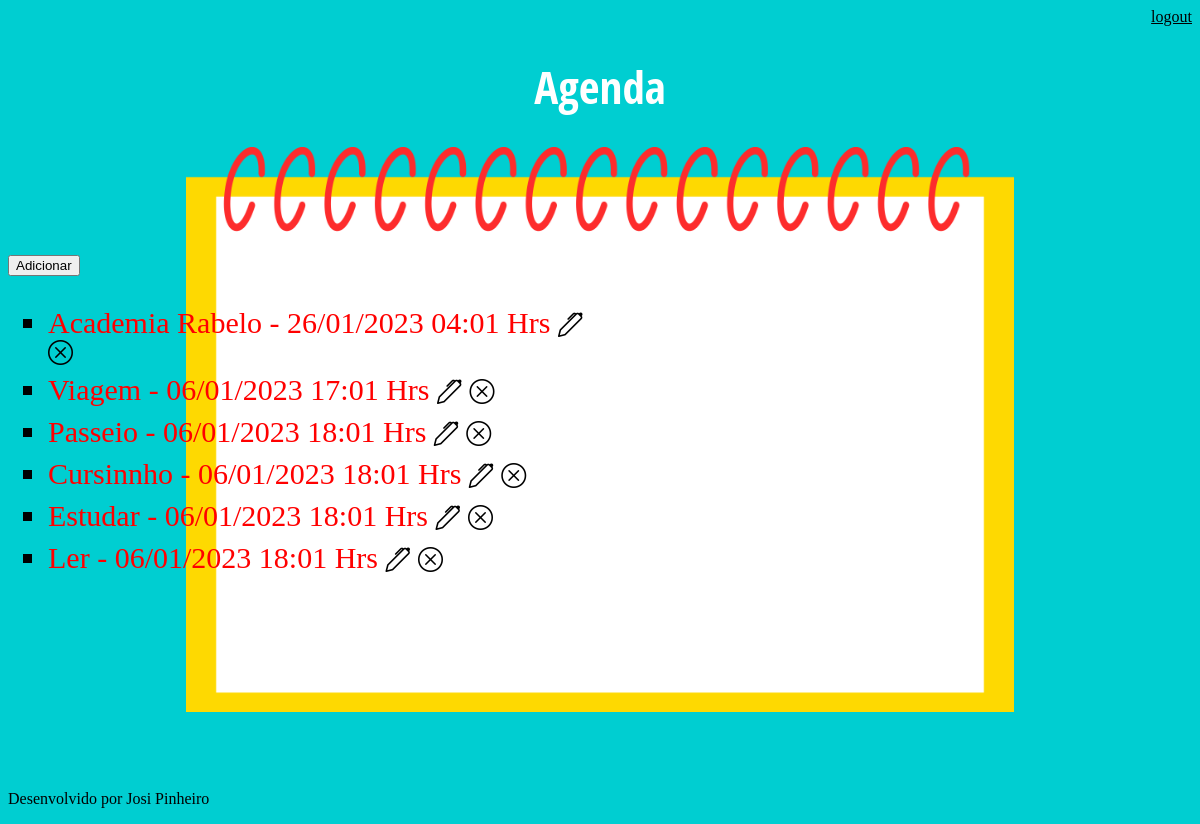
The page /agenda/ (signed in) on the database as committed earlier.
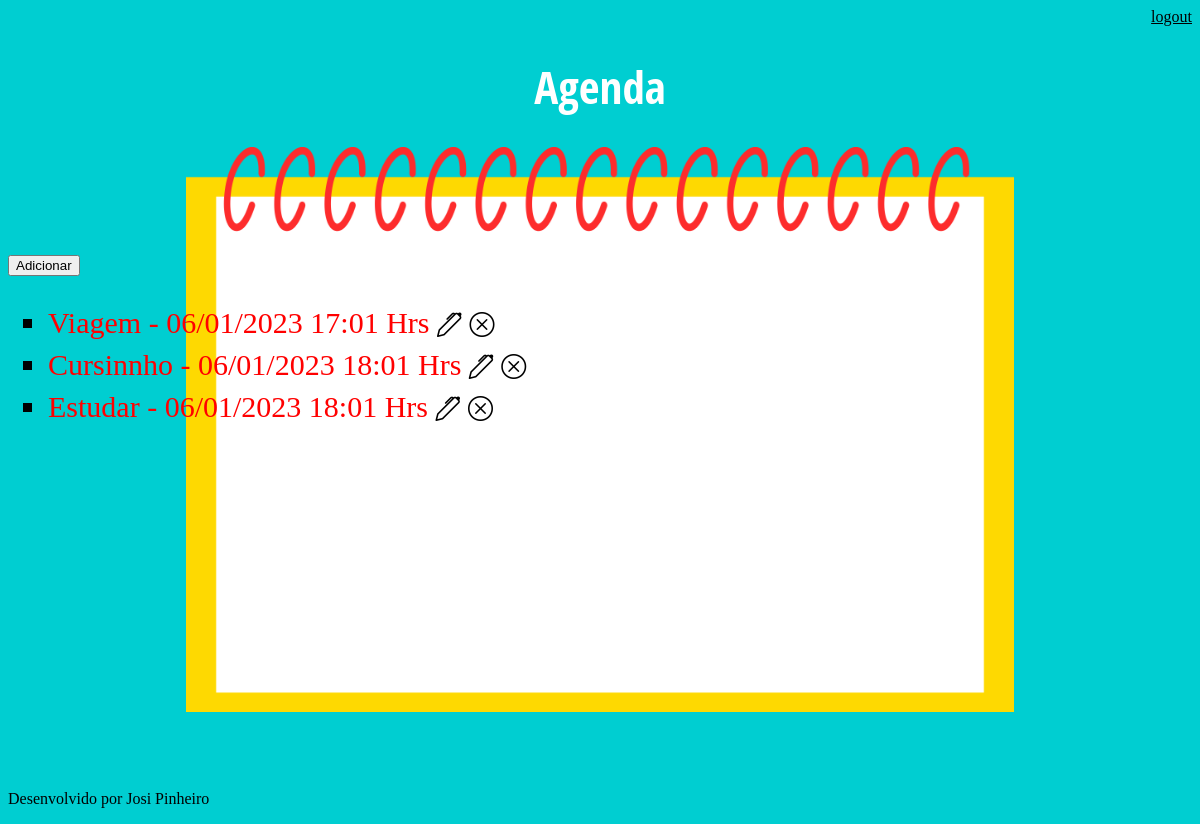
The same page on the database as committed later.
### core/models.py (models this page shows, shortened)
class Evento(models.Model):
    titulo = models.CharField(max_length=100)
    descricao = models.TextField(blank=True, null=True)
    data_evento = models.DateTimeField(verbose_name='Data do Evento')
    data_criacao = models.DateTimeField(auto_now=True, verbose_name='Data de Criação')
    usuario = models.ForeignKey(User, on_delete=models.CASCADE)
    class Meta:
        db_table = 'evento'
    def get_data_evento(self):
        return self.data_evento.strftime('%d/%m/%Y %H:%m Hrs')
    def get_evento_atrasado(self):
        if self.data_evento < datetime.now() :
            return True
        else:
            return False

### core/views.py (the view)
# urls.py: path('agenda/', views.lista_eventos),
@login_required(login_url='/login/')
def lista_eventos(request):
    user = request.user
    data_atual = datetime.now()
    evento = Evento.objects.filter(usuario=user)
    dados = {'eventos': evento}
    return render(request, 'agenda.html', dados )

### templates/agenda.html
{% extends "model_page.html" %}
{% block content %}
<div class="divagenda1">
    <a href="evento/">
        <button type="button">Adicionar</button>
    </a>
    <ul>
        {% for evento in eventos %}
            <li>
                <div {% if evento.get_evento_atrasado %}
                            style= "color:red"
                     {% endif %}>
                    {{evento.titulo}} - {{evento.get_data_evento}}
                    <a href="evento/?id={{evento.id}}" ><i style="font-size: 25px " class="bi bi-pen "></i></a>
                    <a href="evento/delete/{{evento.id}}/"><i style="font-size: 25px" class="bi bi-x-circle"></i></a>
                </div>
                 </li>
        {% endfor%}
    </ul>
</div>
{% endblock %}

### templates/model_page.html
{% load static %}
<html>
    <head>
        <link rel="stylesheet" href="{% static 'css/estilo.css' %}">
        <link rel="stylesheet" href="https://cdn.jsdelivr.net/npm/bootstrap-icons@1.3.0/font/bootstrap-icons.css">
       {% include "model_header.html" %}
    </head>
    <body class="fundo" >
        <div class="conteiner_agenda_div2_img">
            <img src="{% static 'img/agenda.png' %}">
        </div>
        {% block content %} {% endblock %}
        {% include "model_footer.html" %}
    </body>
</html>

### templates/model_header.html (shortened to what this page needs)
<div align="right">
    <a href="/logout">logout</a>
</div>
<h1 class="texto">Agenda</h1>

### templates/model_footer.html
<p>Desenvolvido por Josi Pinheiro</p>

### static/css/estilo.css (style rules this page uses)
.fundo { background-color: #00ced1; }
.conteiner_agenda_div2_img { align-items: center; width: 100%; height: 80%; }
img { display: block; margin-left: auto; margin-right: auto; width: 70%; height: 90%; }
.texto { font-family: "Open Sans Condensed", sans-serif; color: rgb(255, 255, 255); font-size: 45px; text-align: center; }
li { padding-bottom: 8px; list-style-type:square; }
i { text-align: center; color: black; }
a { color: black; width: 10px; }
.divagenda1 { overflow: auto; font-size: 30px; position: absolute; bottom: 19%; width: 50%; height: 50%; }

Rows that differ between the two databases and show on the page:
removed Evento: titulo "Academia Rabelo", get_data_evento "26/01/2023 04:01 Hrs"
removed Evento: titulo "Passeio", get_data_evento "06/01/2023 18:01 Hrs"
removed Evento: titulo "Ler", get_data_evento "06/01/2023 18:01 Hrs"
